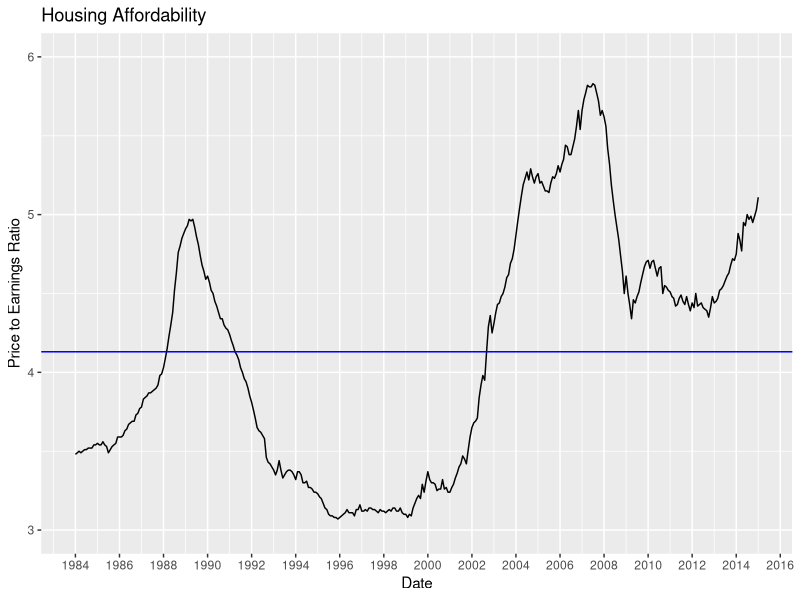
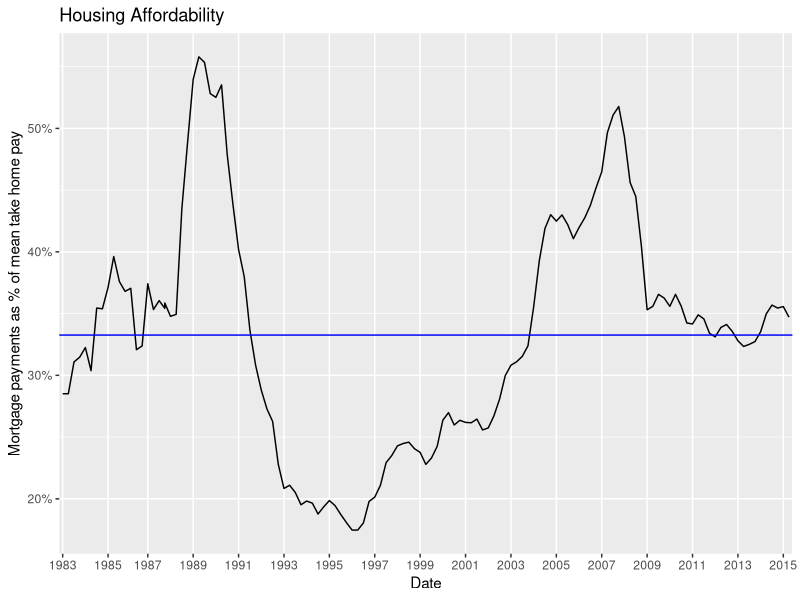

Recreate these plots in R, in order.
library(ggplot2)
library(scales)

# Data from http://www.lloydsbankinggroup.com/globalassets/documents/media/economic-insight/house-price-tools/historicdataoctober2015.xls
# linked from http://www.lloydsbankinggroup.com/media/economic-insight/halifax-house-price-index/
# PER <- read.csv("price-earnings-ratio.csv", na.strings="")
# PER$Date <- as.Date(x=paste("1/",PER$Date, sep=""),format='%d/%Y/%b')
# dput(PER)

PER <- structure(list(Date = structure(c(4838, 4868, 4899, 4929, 4960, 
4991, 5021, 5052, 5082, 5113, 5144, 5173, 5204, 5234, 5265, 5295, 
5326, 5357, 5387, 5418, 5448, 5479, 5510, 5538, 5569, 5599, 5630, 
5660, 5691, 5722, 5752, 5783, 5813, 5844, 5875, 5903, 5934, 5964, 
5995, 6025, 6056, 6087, 6117, 6148, 6178, 6209, 6240, 6268, 6299, 
6329, 6360, 6390, 6421, 6452, 6482, 6513, 6543, 6574, 6605, 6634, 
6665, 6695, 6726, 6756, 6787, 6818, 6848, 6879, 6909, 6940, 6971, 
6999, 7030, 7060, 7091, 7121, 7152, 7183, 7213, 7244, 7274, 7305, 
7336, 7364, 7395, 7425, 7456, 7486, 7517, 7548, 7578, 7609, 7639, 
7670, 7701, 7729, 7760, 7790, 7821, 7851, 7882, 7913, 7943, 7974, 
8004, 8035, 8066, 8095, 8126, 8156, 8187, 8217, 8248, 8279, 8309, 
8340, 8370, 8401, 8432, 8460, 8491, 8521, 8552, 8582, 8613, 8644, 
8674, 8705, 8735, 8766, 8797, 8825, 8856, 8886, 8917, 8947, 8978, 
9009, 9039, 9070, 9100, 9131, 9162, 9190, 9221, 9251, 9282, 9312, 
9343, 9374, 9404, 9435, 9465, 9496, 9527, 9556, 9587, 9617, 9648, 
9678, 9709, 9740, 9770, 9801, 9831, 9862, 9893, 9921, 9952, 9982, 
10013, 10043, 10074, 10105, 10135, 10166, 10196, 10227, 10258, 
10286, 10317, 10347, 10378, 10408, 10439, 10470, 10500, 10531, 
10561, 10592, 10623, 10651, 10682, 10712, 10743, 10773, 10804, 
10835, 10865, 10896, 10926, 10957, 10988, 11017, 11048, 11078, 
11109, 11139, 11170, 11201, 11231, 11262, 11292, 11323, 11354, 
11382, 11413, 11443, 11474, 11504, 11535, 11566, 11596, 11627, 
11657, 11688, 11719, 11747, 11778, 11808, 11839, 11869, 11900, 
11931, 11961, 11992, 12022, 12053, 12084, 12112, 12143, 12173, 
12204, 12234, 12265, 12296, 12326, 12357, 12387, 12418, 12449, 
12478, 12509, 12539, 12570, 12600, 12631, 12662, 12692, 12723, 
12753, 12784, 12815, 12843, 12874, 12904, 12935, 12965, 12996, 
13027, 13057, 13088, 13118, 13149, 13180, 13208, 13239, 13269, 
13300, 13330, 13361, 13392, 13422, 13453, 13483, 13514, 13545, 
13573, 13604, 13634, 13665, 13695, 13726, 13757, 13787, 13818, 
13848, 13879, 13910, 13939, 13970, 14000, 14031, 14061, 14092, 
14123, 14153, 14184, 14214, 14245, 14276, 14304, 14335, 14365, 
14396, 14426, 14457, 14488, 14518, 14549, 14579, 14610, 14641, 
14669, 14700, 14730, 14761, 14791, 14822, 14853, 14883, 14914, 
14944, 14975, 15006, 15034, 15065, 15095, 15126, 15156, 15187, 
15218, 15248, 15279, 15309, 15340, 15371, 15400, 15431, 15461, 
15492, 15522, 15553, 15584, 15614, 15645, 15675, 15706, 15737, 
15765, 15796, 15826, 15857, 15887, 15918, 15949, 15979, 16010, 
16040, 16071, 16102, 16130, 16161, 16191, 16222, 16252, 16283, 
16314, 16344, 16375, 16405, 16436, 16467, 16495, 16526, 16556, 
16587, 16617, 16648, 16679, 16709), class = "Date"), PER = c(3.5, 
3.52, 3.51, 3.52, 3.54, 3.51, 3.5, 3.49, 3.48, 3.48, 3.49, 3.5, 
3.49, 3.5, 3.51, 3.51, 3.52, 3.52, 3.52, 3.54, 3.54, 3.55, 3.54, 
3.54, 3.56, 3.54, 3.53, 3.49, 3.51, 3.53, 3.54, 3.55, 3.59, 3.59, 
3.59, 3.6, 3.63, 3.64, 3.67, 3.68, 3.69, 3.69, 3.73, 3.74, 3.77, 
3.78, 3.83, 3.84, 3.85, 3.87, 3.87, 3.88, 3.89, 3.9, 3.92, 3.98, 
3.99, 4.03, 4.09, 4.15, 4.23, 4.3, 4.38, 4.52, 4.63, 4.76, 4.8, 
4.85, 4.88, 4.91, 4.93, 4.97, 4.96, 4.97, 4.92, 4.86, 4.81, 4.74, 
4.68, 4.64, 4.59, 4.61, 4.57, 4.52, 4.5, 4.45, 4.42, 4.38, 4.34, 
4.34, 4.3, 4.28, 4.27, 4.24, 4.2, 4.17, 4.13, 4.11, 4.08, 4.03, 
4, 3.96, 3.94, 3.9, 3.85, 3.81, 3.76, 3.71, 3.65, 3.63, 3.62, 
3.6, 3.58, 3.46, 3.43, 3.42, 3.4, 3.38, 3.35, 3.38, 3.44, 3.38, 
3.33, 3.35, 3.37, 3.38, 3.38, 3.37, 3.35, 3.32, 3.37, 3.37, 3.35, 
3.3, 3.3, 3.31, 3.27, 3.27, 3.26, 3.24, 3.24, 3.23, 3.21, 3.2, 
3.17, 3.14, 3.13, 3.1, 3.09, 3.09, 3.08, 3.08, 3.07, 3.08, 3.09, 
3.1, 3.11, 3.13, 3.11, 3.11, 3.11, 3.09, 3.13, 3.13, 3.16, 3.12, 
3.12, 3.13, 3.12, 3.14, 3.14, 3.13, 3.13, 3.12, 3.11, 3.13, 3.12, 
3.12, 3.11, 3.12, 3.13, 3.12, 3.14, 3.14, 3.12, 3.12, 3.14, 3.11, 
3.1, 3.1, 3.08, 3.1, 3.09, 3.14, 3.17, 3.2, 3.22, 3.2, 3.29, 
3.24, 3.31, 3.37, 3.32, 3.3, 3.3, 3.29, 3.25, 3.26, 3.26, 3.32, 
3.26, 3.27, 3.24, 3.24, 3.27, 3.29, 3.33, 3.36, 3.4, 3.42, 3.47, 
3.45, 3.42, 3.51, 3.59, 3.65, 3.68, 3.69, 3.71, 3.84, 3.92, 3.98, 
3.95, 4.13, 4.29, 4.36, 4.25, 4.31, 4.38, 4.43, 4.44, 4.48, 4.5, 
4.54, 4.6, 4.62, 4.69, 4.72, 4.78, 4.87, 4.96, 5.04, 5.12, 5.19, 
5.23, 5.27, 5.22, 5.29, 5.24, 5.2, 5.24, 5.26, 5.2, 5.21, 5.18, 
5.15, 5.15, 5.14, 5.2, 5.24, 5.23, 5.26, 5.31, 5.27, 5.32, 5.35, 
5.44, 5.43, 5.38, 5.38, 5.43, 5.48, 5.56, 5.66, 5.54, 5.66, 5.73, 
5.77, 5.82, 5.81, 5.81, 5.83, 5.82, 5.77, 5.72, 5.63, 5.66, 5.62, 
5.56, 5.42, 5.32, 5.19, 5.09, 5, 4.92, 4.84, 4.74, 4.64, 4.5, 
4.61, 4.5, 4.43, 4.34, 4.46, 4.44, 4.48, 4.51, 4.57, 4.62, 4.67, 
4.7, 4.71, 4.66, 4.7, 4.71, 4.66, 4.61, 4.66, 4.67, 4.5, 4.55, 
4.54, 4.52, 4.51, 4.48, 4.47, 4.42, 4.43, 4.47, 4.49, 4.45, 4.43, 
4.48, 4.43, 4.39, 4.44, 4.41, 4.5, 4.42, 4.43, 4.44, 4.41, 4.4, 
4.39, 4.35, 4.41, 4.48, 4.44, 4.45, 4.47, 4.52, 4.53, 4.55, 4.58, 
4.61, 4.63, 4.68, 4.72, 4.71, 4.75, 4.88, 4.84, 4.77, 4.95, 4.93, 
5, 4.97, 4.99, 4.95, 4.99, 5.03, 5.11, 5.07, 5.08, 5.16, 5.16, 
5.24, 5.2, 5.33, 5.27, 5.31)), .Names = c("Date", "PER"), row.names = c(NA, 
-391L), class = "data.frame")

PERplot <- ggplot(PER, aes(x = Date, y = PER)) + 
geom_line() + 
scale_x_date(breaks='2 year',labels = date_format("%Y"),limits =c(as.Date('1984-1-1'), as.Date('2015-1-1'))) + 
labs(x="Date", y="Price to Earnings Ratio", title="Housing Affordability") + 
scale_y_continuous(limits =c(3, 6)) + 
geom_hline(yintercept=mean(PER$PER), color='blue')

ggsave(file="PER-affordability.png", width=12.75, height=7)

# Data from http://www.nationwide.co.uk/~/media/MainSite/documents/about/house-price-index/downloads/ftb-affordability-indices.xls
# linked from http://www.nationwide.co.uk/about/house-price-index/download-data#xtab:affordability-benchmarks
# nationwide <- read.csv("nationwide-affordability.csv", na.strings="")
# dput(nationwide)

nationwide <- structure(list(Date = structure(c(1L, 2L, 3L, 4L, 5L, 6L, 7L, 
8L, 9L, 10L, 11L, 12L, 13L, 14L, 15L, 19L, 16L, 17L, 18L, 19L, 
20L, 21L, 22L, 23L, 24L, 25L, 26L, 27L, 28L, 29L, 30L, 31L, 32L, 
33L, 34L, 35L, 36L, 37L, 38L, 39L, 40L, 41L, 42L, 43L, 44L, 45L, 
46L, 47L, 48L, 49L, 50L, 51L, 52L, 53L, 54L, 55L, 56L, 57L, 58L, 
59L, 60L, 61L, 62L, 63L, 64L, 65L, 66L, 67L, 68L, 69L, 70L, 71L, 
72L, 73L, 74L, 75L, 76L, 77L, 78L, 79L, 80L, 81L, 82L, 83L, 84L, 
85L, 86L, 87L, 88L, 89L, 90L, 91L, 92L, 93L, 94L, 95L, 96L, 97L, 
98L, 99L, 100L, 101L, 102L, 103L, 104L, 105L, 106L, 107L, 108L, 
109L, 110L, 111L, 112L, 113L, 114L, 115L, 116L, 117L, 118L, 119L, 
120L, 121L, 122L, 123L, 124L, 125L, 126L, 127L, 128L, 129L), .Label = c("1983 Q1", 
"1983 Q2", "1983 Q3", "1983 Q4", "1984 Q1", "1984 Q2", "1984 Q3", 
"1984 Q4", "1985 Q1", "1985 Q2", "1985 Q3", "1985 Q4", "1986 Q1", 
"1986 Q2", "1986 Q3", "1987 Q1", "1987 Q2", "1987 Q3", "1987 Q4", 
"1988 Q1", "1988 Q2", "1988 Q3", "1988 Q4", "1989 Q1", "1989 Q2", 
"1989 Q3", "1989 Q4", "1990 Q1", "1990 Q2", "1990 Q3", "1990 Q4", 
"1991 Q1", "1991 Q2", "1991 Q3", "1991 Q4", "1992 Q1", "1992 Q2", 
"1992 Q3", "1992 Q4", "1993 Q1", "1993 Q2", "1993 Q3", "1993 Q4", 
"1994 Q1", "1994 Q2", "1994 Q3", "1994 Q4", "1995 Q1", "1995 Q2", 
"1995 Q3", "1995 Q4", "1996 Q1", "1996 Q2", "1996 Q3", "1996 Q4", 
"1997 Q1", "1997 Q2", "1997 Q3", "1997 Q4", "1998 Q1", "1998 Q2", 
"1998 Q3", "1998 Q4", "1999 Q1", "1999 Q2", "1999 Q3", "1999 Q4", 
"2000 Q1", "2000 Q2", "2000 Q3", "2000 Q4", "2001 Q1", "2001 Q2", 
"2001 Q3", "2001 Q4", "2002 Q1", "2002 Q2", "2002 Q3", "2002 Q4", 
"2003 Q1", "2003 Q2", "2003 Q3", "2003 Q4", "2004 Q1", "2004 Q2", 
"2004 Q3", "2004 Q4", "2005 Q1", "2005 Q2", "2005 Q3", "2005 Q4", 
"2006 Q1", "2006 Q2", "2006 Q3", "2006 Q4", "2007 Q1", "2007 Q2", 
"2007 Q3", "2007 Q4", "2008 Q1", "2008 Q2 ", "2008 Q3", "2008 Q4", 
"2009 Q1", "2009 Q2", "2009 Q3", "2009 Q4", "2010 Q1", "2010 Q2", 
"2010 Q3", "2010 Q4", "2011 Q1", "2011 Q2", "2011 Q3", "2011 Q4", 
"2012 Q1", "2012 Q2", "2012 Q3", "2012 Q4", "2013 Q1", "2013 Q2", 
"2013 Q3", "2013 Q4", "2014 Q1", "2014 Q2", "2014 Q3", "2014 Q4", 
"2015 Q1", "2015 Q2"), class = "factor"), PaymentPercent = c(0.2851, 
0.2851, 0.3109, 0.3147, 0.3225, 0.3038, 0.3545, 0.3539, 0.3712, 
0.3962, 0.3759, 0.368, 0.3705, 0.3208, 0.3238, 0.3543, 0.3742, 
0.3533, 0.3605, 0.3586, 0.3478, 0.3494, 0.4347, 0.4879, 0.5397, 
0.5579, 0.5534, 0.5282, 0.5251, 0.5352, 0.4787, 0.4387, 0.4019, 
0.3798, 0.3365, 0.3082, 0.2881, 0.2728, 0.2627, 0.2279, 0.2084, 
0.211, 0.2051, 0.1952, 0.1982, 0.1965, 0.1877, 0.1935, 0.1986, 
0.1945, 0.1874, 0.1808, 0.1747, 0.1747, 0.1805, 0.1979, 0.2014, 
0.211, 0.2293, 0.2351, 0.2429, 0.2448, 0.2459, 0.2406, 0.2376, 
0.2279, 0.2331, 0.2425, 0.2637, 0.2698, 0.2598, 0.2636, 0.2619, 
0.2616, 0.2646, 0.2558, 0.2574, 0.2672, 0.2808, 0.2998, 0.3082, 
0.311, 0.3154, 0.3239, 0.3554, 0.3929, 0.419, 0.4301, 0.4249, 
0.4299, 0.4221, 0.4107, 0.4197, 0.4275, 0.4377, 0.4519, 0.4648, 
0.4966, 0.5108, 0.5177, 0.4933, 0.4562, 0.4448, 0.4041, 0.3531, 
0.3559, 0.3656, 0.3626, 0.3559, 0.3656, 0.3561, 0.3424, 0.3416, 
0.349, 0.3457, 0.334, 0.3312, 0.3388, 0.3412, 0.3356, 0.328, 
0.3234, 0.3251, 0.3273, 0.3353, 0.3498, 0.3569, 0.3545, 0.3557, 
0.3471)), .Names = c("Date", "PaymentPercent"), class = "data.frame", row.names = c(NA, 
-130L))

seq <- seq(1983, 2015, by=2)
seq <- data.frame(values=paste(seq,"Q1",sep = " "),labels=seq)

plot <- ggplot(nationwide, aes(x = Date, y = PaymentPercent,group=1)) + geom_line() + labs(x="Date", y="Mortgage payments as % of mean take home pay", title="Housing Affordability") + geom_hline(yintercept=mean(nationwide$PaymentPercent),color='blue') + scale_x_discrete(breaks=seq$values,labels=seq$labels) + scale_y_continuous(labels=percent)

ggsave(file="nationwide-affordability.png", width=12.75, height=7)

#stat_smooth(se = FALSE,span=1)